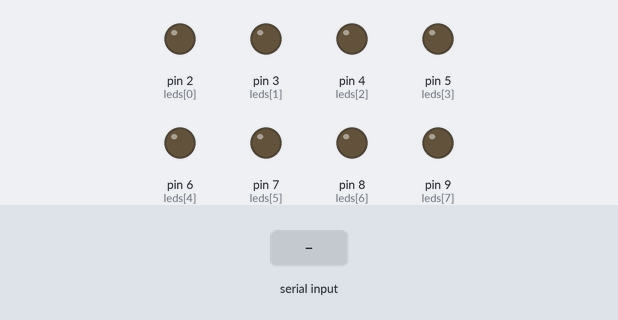
Recording of a sketch running on a simulated Arduino Uno, built with avr-gcc and run on an emulated ATmega328P. Shown: output pins drawn as LEDs (lit = HIGH). The test bench sets the inputs (shaded band).

Above: at 1.2 s.
1.3 s: "90,45\n" received over Serial
At 2.4 s:
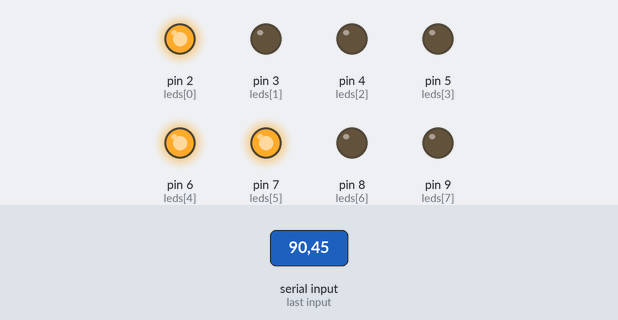
2.8 s: "30,150\n" received over Serial
At 3.5 s:
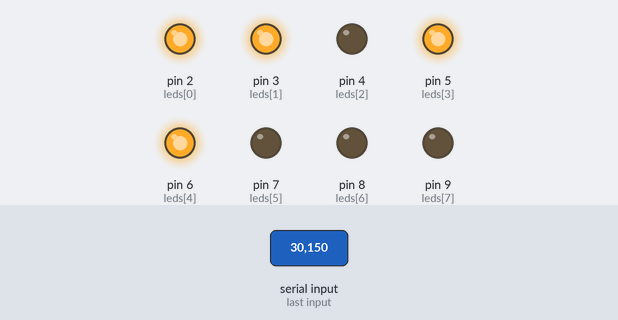
4.3 s: "5\n" received over Serial
At 5.5 s:
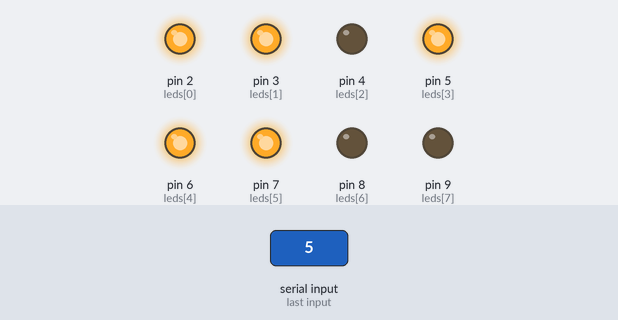
5.8 s: "90\n" received over Serial
At 6.9 s:
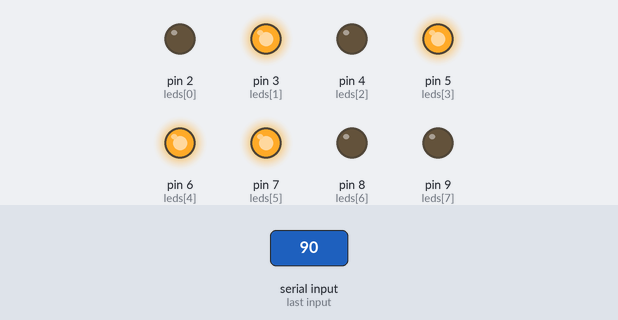
7.3 s: "200\n" received over Serial
At 8.0 s:
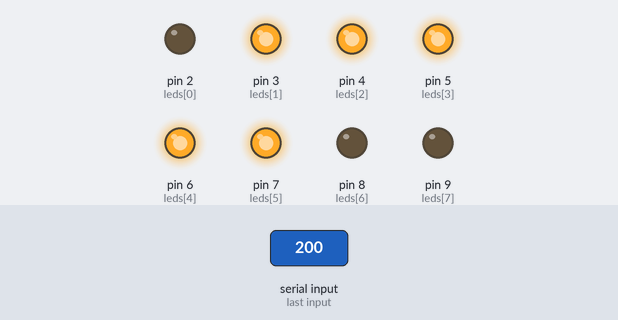
8.8 s: "90,45\n" received over Serial
At 9.3 s:
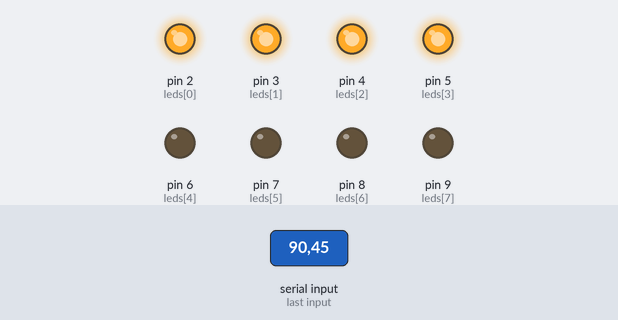
Timing chart, 0 to 11.3 s (numbered marks = the images above; inputs shaded):
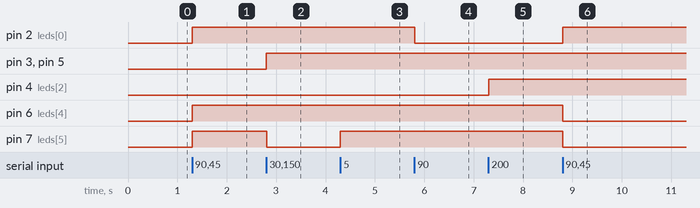

Measured:
- after the input at 1.3 s, pin 2 (leds[0]), pin 6 (leds[4]), pin 7 (leds[5]): LOW → HIGH at once
- after the input at 2.8 s, pin 3 (leds[1]), pin 5 (leds[3]): LOW → HIGH at once; pin 7 (leds[5]): HIGH → LOW at once
- after the input at 4.3 s, pin 7 (leds[5]): LOW → HIGH at once
- after the input at 5.8 s, pin 2 (leds[0]): HIGH → LOW at once
- after the input at 7.3 s, pin 4 (leds[2]): LOW → HIGH at once
- after the input at 8.8 s, pin 2 (leds[0]): LOW → HIGH at once; pin 6 (leds[4]), pin 7 (leds[5]): HIGH → LOW at once

The sketch:

UART_TO_LED.ino
```cpp
byte leds[] = {2,3,4,5,6,7,8,9};

void setup() {
  // put your setup code here, to run once:

for(int i=0; i<9; i++){
  pinMode(leds[i],OUTPUT);
}

//아두이노와 uart 통신을 하기 위해 port를 열어주는 절차
Serial.begin(9600);
}

 int readData =0;
void loop() {
//Serial.println("KOREA");

// 시리얼 모니터를 통해서 누군가 데이터(값)를 보냈는가
// (누군가) 시리얼 모니터에서 데이터를 보내려고 시도하는가

if(Serial.available()){
  char c = Serial.read(); //데이터를 읽기
  int readData = c -'0';
  int ledState = digitalRead(leds[readData]);
  digitalWrite(leds[readData],!ledState);
//
//  if(readData ==9){
//    for(int i=0; i<9;i++){
//      digitalWrite(leds[i],HIGH);
//    }
//    }else if(readData ==1){
//      for(int i=0; i<9;i++){
//         digitalWrite(leds[i],LOW);
//    }
//
//
//
//}


}


}
```
